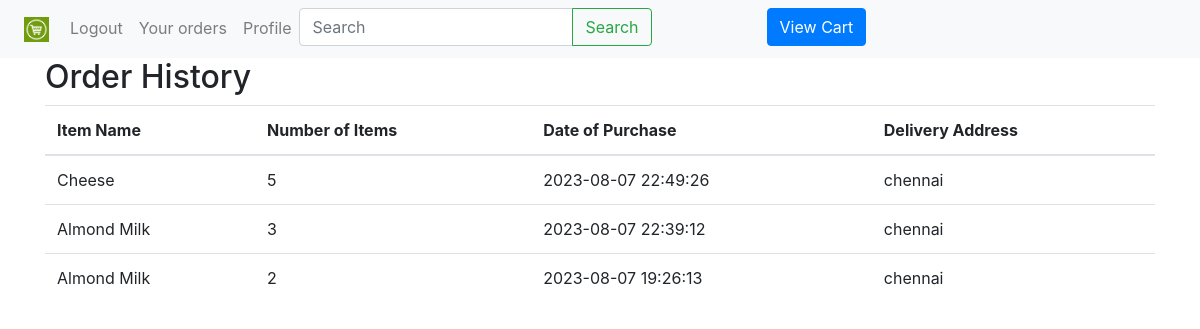
Page /order_history (signed in) on the committed database.
### website/models.py (models this page shows)
class User_History(db.Model):
    purchase_id=db.Column(db.Integer,primary_key=True)
    user_id = db.Column(db.Integer,db.ForeignKey('user.id'))
    no_of_items=db.Column(db.Integer)
    date_of_purchase=db.Column(db.DateTime)
    address=db.Column(db.String(500))
    item_id = db.Column(db.Integer, db.ForeignKey('items.item_id'))

class Items(db.Model):
    item_id = db.Column(db.Integer, primary_key=True,autoincrement=True,nullable=False)
    category= db.Column(db.String(150))
    item_name = db.Column(db.String(150),unique=True)
    price = db.Column(db.Float)
    no_of_items_left=db.Column(db.Integer)
    expiry_date=db.Column(db.Date)
    manufacture_date=db.Column(db.Date)
    cart_items=db.Relationship('Cart',backref='items')
    purchase_items = db.relationship('User_History', backref='item')

### website/views.py (the view)
@views.route('/order_history')
@login_required
def order_history():
    user_id = current_user.id  # Get the current user's ID
    order_history = User_History.query.filter_by(user_id=user_id).order_by(User_History.date_of_purchase.desc()).all()
    return render_template('order_history.html', order_history=order_history)

### website/templates/order_history.html
{% extends "user_home.html" %}
{% block content %}
<h2>Order History</h2>
{% if order_history %}
    <table class="table">
        <thead>
            <tr>
                <th>Item Name</th>
                <th>Number of Items</th>
                <th>Date of Purchase</th>
                <th>Delivery Address</th>
            </tr>
        </thead>
        <tbody>
            {% for purchase in order_history %}
                <tr>
                    <td>{{ purchase.item.item_name }}</td>
                    <td>{{ purchase.no_of_items }}</td>
                    <td>{{ purchase.date_of_purchase.strftime('%Y-%m-%d %H:%M:%S') }}</td>
                    <td>{{ purchase.address }}</td>
                </tr>
            {% endfor %}
        </tbody>
    </table>
{% else %}
    <p>No order history available.</p>
{% endif %}
{% endblock %}

### rows in the picture
User_History: item.item_name "Cheese", no_of_items "5", date_of_purchase "2023-08-07 22:49:26", address "chennai"
User_History: item.item_name "Almond Milk", no_of_items "3", date_of_purchase "2023-08-07 22:39:12", address "chennai"
User_History: item.item_name "Almond Milk", no_of_items "2", date_of_purchase "2023-08-07 19:26:13", address "chennai"
